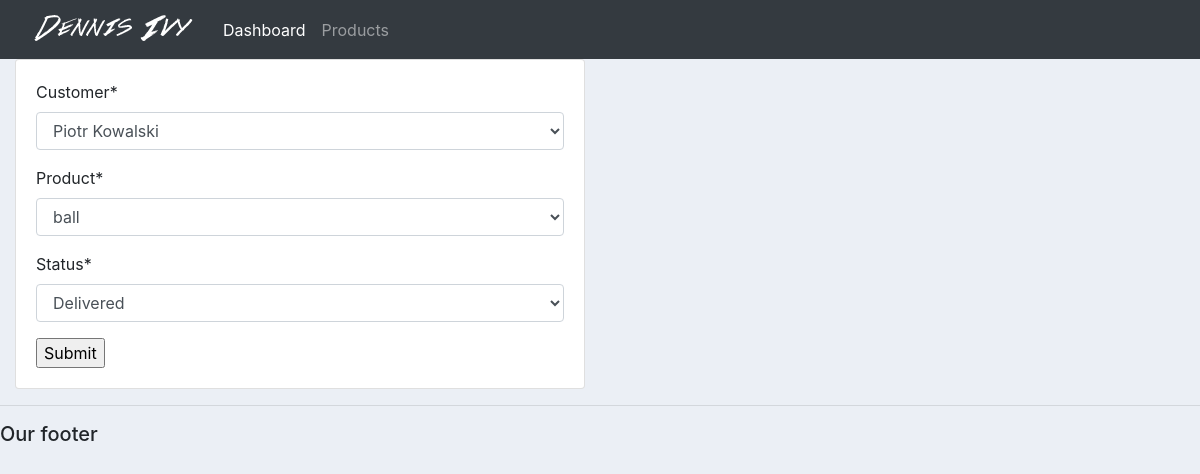
The page /update_order/1/ on the database its author committed.
### accounts/models.py (models this page shows, shortened)
class Order(models.Model):
	STATUS = (
			('Pending', 'Pending'),
			('Out for delivery', 'Out for delivery'),
			('Delivered', 'Delivered'),
			)
	customer = models.ForeignKey(Customer, null=True, on_delete=models.SET_NULL)
	product = models.ForeignKey(Product, null=True, on_delete=models.SET_NULL)
	date_created = models.DateTimeField(auto_now_add=True, null=True)
	status = models.CharField(max_length=200, null=True, choices=STATUS)

### accounts/views.py (the view)
# urls.py: path('update_order/<str:pk>/', views.updateOrder, name="update_order"),
def updateOrder(request, pk):
	order = Order.objects.get(id=pk)
	form = OrderForm(instance=order)
	if request.method == 'POST':
		form = OrderForm(request.POST, instance=order)
		if form.is_valid():
			form.save()
			return redirect('/')
	context = {'form':form}
	return render(request, 'accounts/order_form.html', context)

### accounts/forms.py
class OrderForm(ModelForm):
	class Meta:
		model = Order
		fields = '__all__'

### accounts/models.py (called while the page is built)
	def __str__(self):
		return f'{self.name}'

	def __str__(self):
		return f'{self.name} '

### accounts/templates/accounts/order_form.html (shortened to what this page needs)
{%  extends 'accounts/main.html' %}
{% load static %}
{% load crispy_forms_tags %}
{% block content %}
<div class="row">
	<div class="col-md-6">
		<div class="card card-body">
			<form action="" method="POST">
				{{form|crispy}}
				<input type="submit" name="Submit">
			</form>
		</div>
	</div>
</div>
{% endblock %}

### static/css/main.css (style rules this page uses)
body { background-color: #ebeff5; }

### rows shown on the page
Order: customer "Piotr Kowalski", product "ball", status "Delivered"
